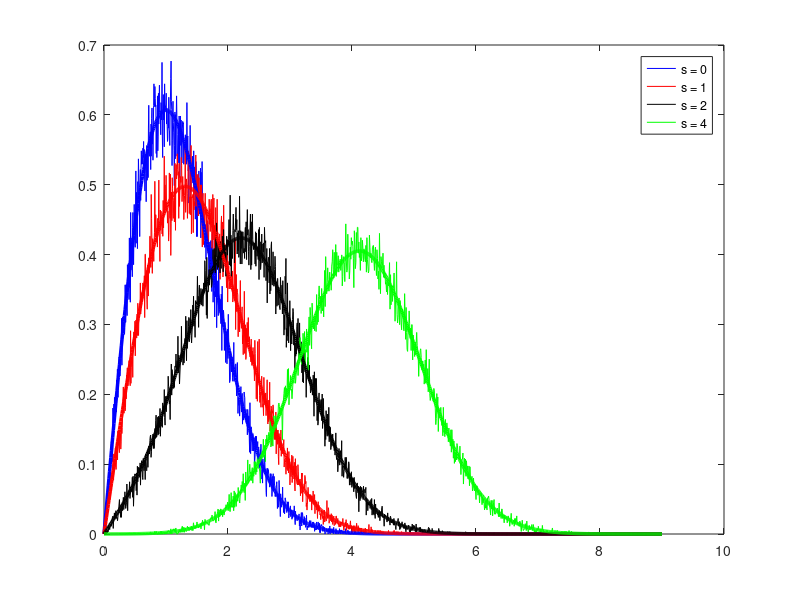

The MATLAB script that drew this image:
N=100000; 
sigma=1; 
s=[0 1 2 4]; 
plotStyle={'b-','r-','k-','g-'};
for i = 1: length(s)
X = s(i) + sigma.*randn(1,N); 
Y = 0 + sigma.*randn(1,N); 
Z=X+1i*Y;
[val,bin]=hist(abs(Z),1000); 
plot(bin,val/trapz(bin,val),plotStyle{i}); 

hold on;
end
for i=1:length(s)
x=s(i);
m1=sqrt(x);
m2=sqrt(x*(x-1));
r=0:0.01:9;
ss=sqrt(m1^2+m2^2);
x=r.*ss/(sigma^2);
f=r./(sigma^2).*exp(-((r.^2+ss^2)./(2*sigma^2))).*besseli(0,x);
plot(r,f,plotStyle{i},'LineWidth',2.5);
legendInfo{i} = ['s = ' num2str(s(i))];
hold on;
end
legend(legendInfo);